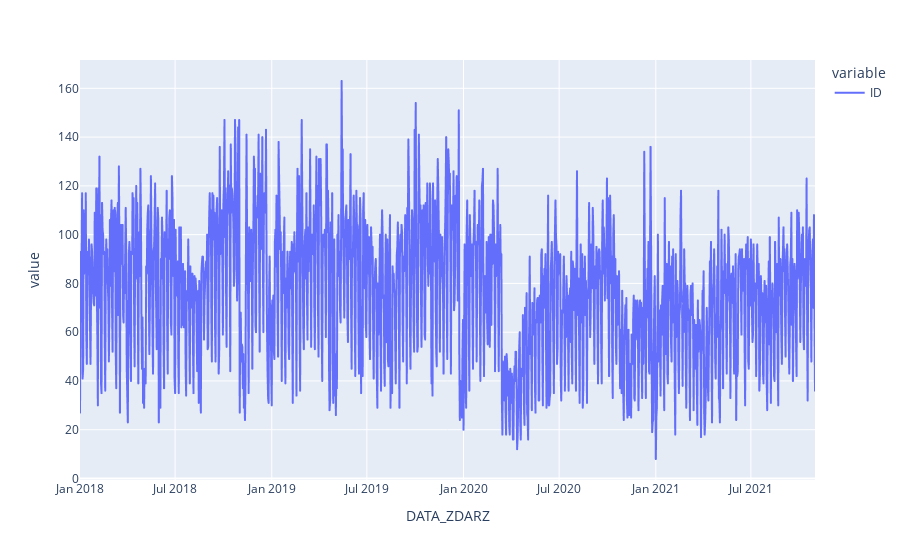

Write notebook code for a chart like this one.
### Markdown cell above
### Liczba zdarzeń drogowych z udziałem rowerzystów 01.2018-12.2020

### Code cell
import plotly.express as px

df = px.data.stocks()
fig = px.line(wypadki_v1)
fig.show()

### Figure 1 — Plotly figure (JSON) as saved in the notebook; plotly's stock layout.template omitted (floating-point values rounded to 4 significant figures; data arrays with more than 128 entries replaced by an {"elided": "..."} marker saying what was removed)
{"data": [{"hovertemplate": "variable=ID<br>DATA_ZDARZ=%{x}<br>value=%{y}<extra></extra>", "legendgroup": "ID", "line": {"color": "#636efa", "dash": "solid"}, "marker": {"symbol": "circle"}, "mode": "lines", "name": "ID", "showlegend": true, "type": "scattergl", "x": {"elided": "1400 str values"}, "xaxis": "x", "y": {"elided": "1400 int values"}, "yaxis": "y"}], "layout": {"legend": {"title": {"text": "variable"}, "tracegroupgap": 0}, "margin": {"t": 60}, "xaxis": {"anchor": "y", "domain": [0, 1], "title": {"text": "DATA_ZDARZ"}}, "yaxis": {"anchor": "x", "domain": [0, 1], "title": {"text": "value"}}}}
